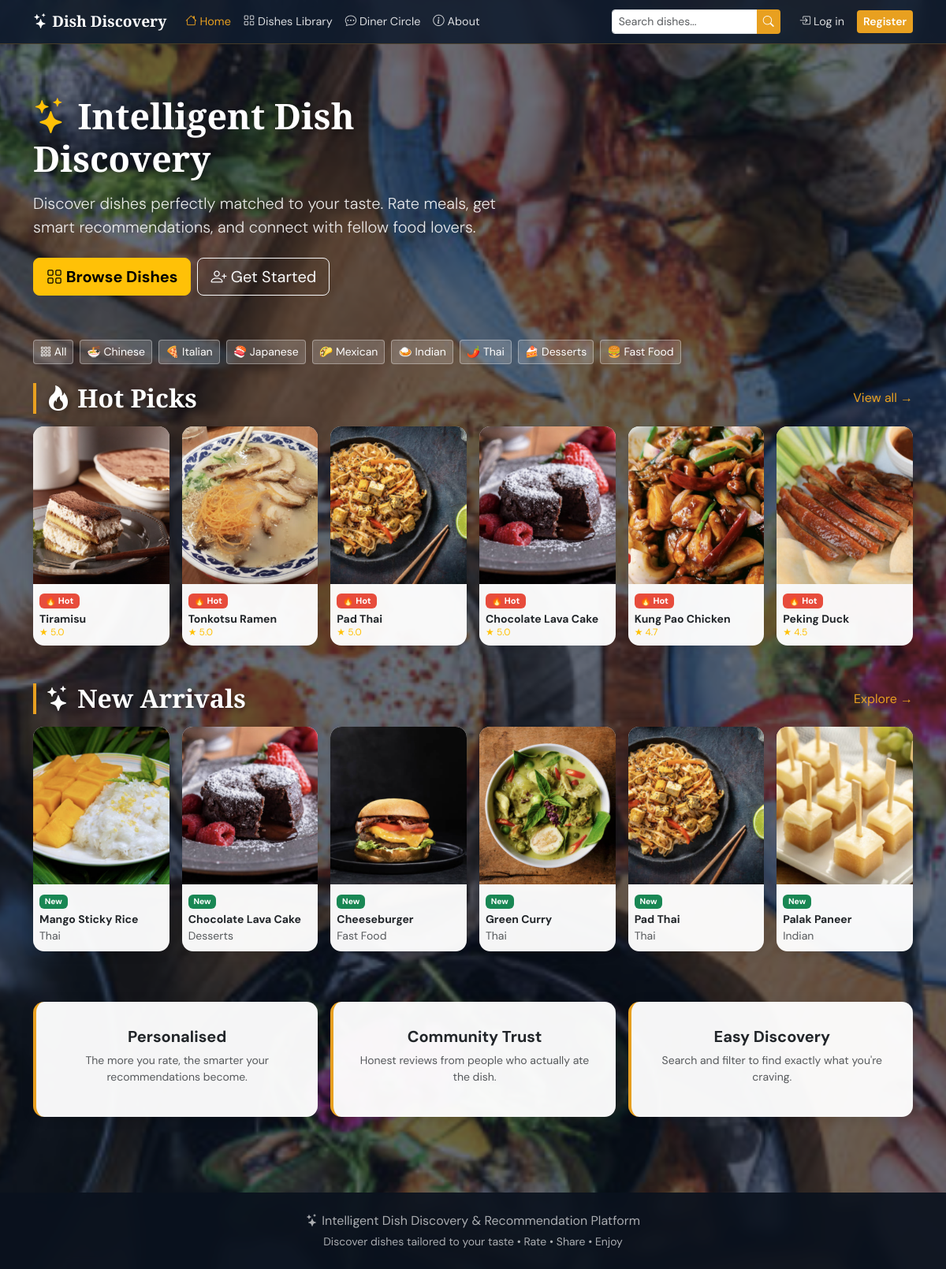
The page / on the database its author committed.
### core/models.py (models this page shows, shortened)
class Category(models.Model):
    name = models.CharField(max_length=100, unique=True)
    description = models.TextField(blank=True)
    icon = models.CharField(max_length=50, blank=True)
    sort_order = models.IntegerField(default=0)
    class Meta:
        ordering = ['sort_order', 'name']
        verbose_name_plural = 'Categories'

class Item(models.Model):
    category = models.ForeignKey(Category, on_delete=models.SET_NULL, null=True, related_name='items')
    name = models.CharField(max_length=200)
    description = models.TextField(blank=True)
    image_url = models.ImageField(upload_to='dishes/', blank=True, null=True)
    avg_rating = models.FloatField(default=0.0)
    price = models.DecimalField(max_digits=8, decimal_places=2, default=0.00)
    is_hot = models.BooleanField(default=False)
    created_at = models.DateTimeField(auto_now_add=True)
    class Meta:
        ordering = ['-created_at']

### core/views.py (the view)
# urls.py: path('', views.home_view, name='home'),
def home_view(request):
    hot_items = Item.objects.filter(is_hot=True).order_by('-avg_rating')[:6]
    new_items = Item.objects.order_by('-created_at')[:6]
    categories = Category.objects.all()
    banners = Banner.objects.filter(is_active=True)
    recommendations = []
    if request.user.is_authenticated:
        recommendations = get_recommendations(request.user, limit=4)
    context = {
        'hot_items': hot_items,
        'new_items': new_items,
        'categories': categories,
        'banners': banners,
        'recommendations': recommendations,
    }
    return render(request, 'core/home.html', context)

### core/templates/core/home.html (shortened to what this page needs)
{% extends 'core/base.html' %}
{% load static %}
{% block page_bg_style %}style="background-image: url('{% static 'photo1.jpg' %}')"{% endblock %}
{% block content %}
<div style="padding: 4rem 0 3rem;">
    <div class="container">
        <div class="row align-items-center">
            <div class="col-lg-7">
                <h1 class="fw-bold mb-3" style="font-family:'Playfair Display',serif; color:#fff; font-size:2.8rem; text-shadow:0 2px 12px rgba(0,0,0,0.5);">
                    <i class="bi bi-stars text-warning"></i> Intelligent Dish Discovery
                </h1>
                <p class="lead mb-4" style="color:rgba(255,255,255,0.88);">
                    Discover dishes perfectly matched to your taste. Rate meals, get smart recommendations, and connect with fellow food lovers.
                </p>
                <div class="d-flex gap-2 flex-wrap">
                    <a href="{% url 'dishes' %}" class="btn btn-warning btn-lg fw-bold">
                        <i class="bi bi-grid"></i> Browse Dishes
                    </a>
                    {% if user.is_authenticated %}
                    <a href="{% url 'recommendations' %}" class="btn btn-outline-light btn-lg">
                        <i class="bi bi-magic"></i> My Recommendations
                    </a>
                    {% else %}
                    <a href="{% url 'register' %}" class="btn btn-outline-light btn-lg">
                        <i class="bi bi-person-plus"></i> Get Started
                    </a>
                    {% endif %}
                </div>
            </div>
        </div>
    </div>
</div>
<div class="container mt-2 pb-5">
    <div class="mb-4 d-flex gap-2 flex-wrap">
        <a href="{% url 'dishes' %}" class="btn btn-sm"
           style="background:rgba(255,255,255,0.18);color:#fff;border:1px solid rgba(255,255,255,0.35);">
            <i class="bi bi-grid-3x3-gap"></i> All
        </a>
        {% for cat in categories %}
        <a href="{% url 'dishes' %}?category={{ cat.id }}"
           class="btn btn-sm"
           style="background:rgba(255,255,255,0.18);color:#fff;border:1px solid rgba(255,255,255,0.35);">
            {{ cat.icon }} {{ cat.name }}
        </a>
        {% endfor %}
    </div>
    <div class="d-flex justify-content-between align-items-center mb-3">
        <h2 class="section-title mb-0"><i class="bi bi-fire"></i> Hot Picks</h2>
        <a href="{% url 'dishes' %}?sort=rating" style="color:var(--accent); text-decoration:none;">View all →</a>
    </div>
    <div class="row g-3 mb-5">
        {% for item in hot_items %}
        <div class="col-6 col-md-4 col-lg-2">
            <div class="card dish-card h-100" onclick="window.location='{% url 'dish_detail' item.pk %}'">
                {% if item.image_url %}
                <img src="{{ item.image_url.url }}" class="dish-img" alt="{{ item.name }}">
                {% else %}
                <div class="dish-img-placeholder"><span style="font-size:2.5rem;">🍽️</span></div>
                {% endif %}
                <div class="card-body p-2">
                    <span class="badge badge-hot">🔥 Hot</span>
                    <h6 class="card-title mb-0 mt-1 small fw-bold">{{ item.name }}</h6>
                    <div class="text-warning" style="font-size:0.75rem;">★ {{ item.avg_rating|floatformat:1 }}</div>
                </div>
            </div>
        </div>
        {% empty %}
        <div class="col-12" style="color:rgba(255,255,255,0.7);">No hot dishes yet.</div>
        {% endfor %}
    </div>
    <div class="d-flex justify-content-between align-items-center mb-3">
        <h2 class="section-title mb-0"><i class="bi bi-stars"></i> New Arrivals</h2>
        <a href="{% url 'dishes' %}?sort=newest" style="color:var(--accent); text-decoration:none;">Explore →</a>
    </div>
    <div class="row g-3 mb-5">
        {% for item in new_items %}
        <div class="col-6 col-md-4 col-lg-2">
            <div class="card dish-card h-100" onclick="window.location='{% url 'dish_detail' item.pk %}'">
                {% if item.image_url %}
                <img src="{{ item.image_url.url }}" class="dish-img" alt="{{ item.name }}">
                {% else %}
                <div class="dish-img-placeholder"><span style="font-size:2.5rem;">🆕</span></div>
                {% endif %}
                <div class="card-body p-2">
                    <span class="badge bg-success" style="font-size:0.65rem;">New</span>
                    <h6 class="card-title mb-0 mt-1 small fw-bold">{{ item.name }}</h6>
                    {% if item.category %}<small class="text-muted">{{ item.category.name }}</small>{% endif %}
                </div>
            </div>
        </div>
        {% empty %}
        <div class="col-12" style="color:rgba(255,255,255,0.7);">No dishes yet.</div>
        {% endfor %}
    </div>
    <div class="row g-3 mt-2 align-items-stretch">
    <div class="col-12 col-md-4">
        <div class="card text-center p-4 h-100" style="border-left:4px solid var(--accent);">
            <h5 class="fw-bold mt-2">Personalised</h5>
            <p class="text-muted small">The more you rate, the smarter your recommendations become.</p>
        </div>
    </div>
    <div class="col-12 col-md-4">
        <div class="card text-center p-4 h-100" style="border-left:4px solid var(--accent);">
            <h5 class="fw-bold mt-2">Community Trust</h5>
            <p class="text-muted small">Honest reviews from people who actually ate the dish.</p>
        </div>
    </div>
    <div class="col-12 col-md-4">
        <div class="card text-center p-4 h-100" style="border-left:4px solid var(--accent);">
            <h5 class="fw-bold mt-2">Easy Discovery</h5>
            <p class="text-muted small">Search and filter to find exactly what you're craving.</p>
        </div>
    </div>
</div>
</div>
{% endblock %}

### core/templates/core/base.html (style rules this page uses)
:root { --primary: #1a3a5c; --accent: #e8a020; --light-bg: #f0f8ff; --overlay: rgba(10, 20, 35, 0.60); }
body { font-family: 'DM Sans', sans-serif; background: #1a2535; }
.card { border: none; box-shadow: 0 2px 16px rgba(0,0,0,0.12); border-radius: 14px; background: rgba(255,255,255,0.96); }
.dish-card { transition: transform 0.2s, box-shadow 0.2s; cursor: pointer; }
.dish-img { height: 200px; object-fit: cover; border-radius: 14px 14px 0 0; width: 100%; }
.section-title { font-family: 'Playfair Display', serif; color: #fff; font-weight: 700; border-left: 4px solid var(--accent); padding-left: 12px; margin-bottom: 1.5rem; text-shadow: 0 2px 8px rgba(0,0,0,0.5); }
.badge-hot { background: #e74c3c; color: #fff; font-size: 0.7rem; }
.btn, .nav-link, .star { min-height: 24px; min-width: 24px; }

### rows shown on the page
Category: icon "🍜", name "Chinese"
Category: icon "🍕", name "Italian"
Category: icon "🍣", name "Japanese"
Category: icon "🌮", name "Mexican"
Category: icon "🍛", name "Indian"
Category: icon "🌶️", name "Thai"
Category: icon "🍰", name "Desserts"
Category: icon "🍔", name "Fast Food"
Item: image_url (picture), name "Tiramisu", avg_rating "5.0"
Item: image_url (picture), name "Tonkotsu Ramen", avg_rating "5.0"
Item: image_url (picture), name "Pad Thai", avg_rating "5.0", category.name "Thai"
Item: image_url (picture), name "Chocolate Lava Cake", avg_rating "5.0", category.name "Desserts"
Item: image_url (picture), name "Kung Pao Chicken", avg_rating "4.7"
Item: image_url (picture), name "Peking Duck", avg_rating "4.5"
Item: image_url (picture), name "Mango Sticky Rice", category.name "Thai"
Item: image_url (picture), name "Cheeseburger", category.name "Fast Food"
Item: image_url (picture), name "Green Curry", category.name "Thai"
Item: image_url (picture), name "Palak Paneer", category.name "Indian"
